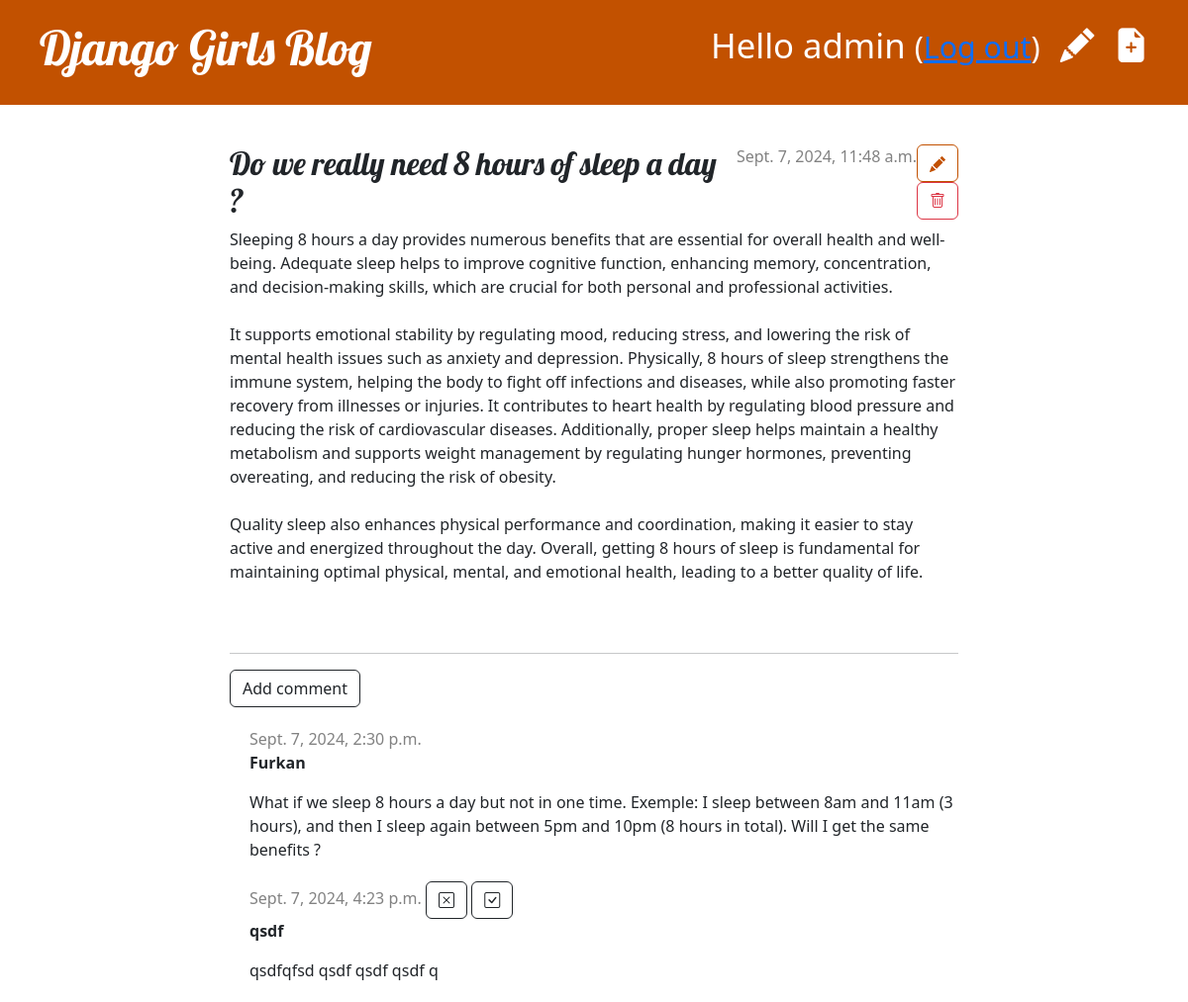
The page /post/8/ (signed in) on the database its author committed.
### blog/models.py (models this page shows, shortened)
class Post(models.Model):
    author = models.ForeignKey(settings.AUTH_USER_MODEL, on_delete=models.CASCADE)
    title = models.CharField(max_length=200)
    text = models.TextField()
    created_date = models.DateTimeField(default=timezone.now)
    published_date = models.DateTimeField(blank=True, null=True)

class Comment(models.Model):
    post = models.ForeignKey('blog.Post', on_delete=models.CASCADE, related_name='comments')
    author = models.CharField(max_length=200)
    text = models.TextField()
    created_date = models.DateTimeField(default=timezone.now)
    approved_comment = models.BooleanField(default=False)

### blog/views.py (the view)
# urls.py: path('post/<int:pk>/', views.post_detail, name='post_detail'),
def post_detail(request, pk):
    post = get_object_or_404(Post, pk=pk)
    return render(request, 'blog/post_detail.html', {'post': post})

### blog/templates/blog/post_detail.html (shortened to what this page needs)
{% extends 'blog/base.html' %}
{% block content %}
    <article class="post">
        {% if user.is_authenticated %}
        <aside class="actions">
            <a class="btn btn-secondary" href="{% url 'post_edit' pk=post.pk %}">
            </a>
            <form method="POST" action="{% url 'post_remove' pk=post.pk %}" class="post-form">{% csrf_token %}
                <button type="submit" class="btn btn-outline-danger" name="delete">
                    <i class="bi bi-trash"></i>
                </button>
            </form>
        </aside>
        {% endif %}
    {% if post.published_date %}
        <div class="date">
            {{ post.published_date }}
        </div>
    {% else %}
        <form method="POST" action="{% url 'post_publish' pk=post.pk %}"class="post-form">{% csrf_token %}
            <button type="submit" class="post btn btn-info" name="publish">Publish</button>
        </form>
    {% endif %}
        <h2>{{ post.title }}</h2>
        <p>{{ post.text|linebreaksbr }}</p>
    </article>
    <hr>
    <a type="button" class="btn btn-outline-dark" href="{% url 'add_comment_to_post' pk=post.pk %}">Add comment</a>
    {% for comment in post.comments.all %}
    {% if user.is_authenticated or comment.approved_comment %}
    <div class="comment">
        <div class="date">
            {{ comment.created_date }}
            {% if not comment.approved_comment %}
                <a class="btn btn-outline-dark" href="{% url 'comment_remove' pk=comment.pk %}">
                    <i class="bi bi-x-square"></i>
                </a>
                <a class="btn btn-outline-dark" href="{% url 'comment_approve' pk=comment.pk %}">
                    <i class="bi bi-check-square"></i>
                </a>
            {% endif %}
        </div>
        <strong>{{ comment.author }}</strong>
        <p>{{ comment.text|linebreaks }}</p>
    </div>
    {% endif %}
    {% empty %}
        <p>No comments here yet :(</p>
    {% endfor %}
{% endblock %}

### blog/templates/blog/base.html (shortened to what this page needs)
{% load static %}
<!DOCTYPE html>
<html>
    <head>
        <link href="https://cdn.jsdelivr.net/npm/bootstrap@5.3.3/dist/css/bootstrap.min.css" rel="stylesheet">
        <link rel="stylesheet" href="https://cdn.jsdelivr.net/npm/bootstrap-icons@1.11.3/font/bootstrap-icons.min.css">
        <link rel="stylesheet" href="{% static 'css/blog.css' %}">
    </head>
    <body>
        <div class="page-header">
            {% if user.is_authenticated %}
                <a href="{% url 'post_new' %}" class="top-menu"><i class="bi bi-file-earmark-plus-fill"></i></a>
                <a href="{% url 'post_draft_list' %}" class="top-menu"><i class="bi bi-pencil-fill"></i></a>
                <p class="top-menu">Hello {{ user.username }} <small>(<a href="{% url 'logout' %}">Log out</a>)</small></p>
            {% else %}
                <a href="{% url 'login' %}" class="top-menu"><i class="bi bi-lock-fill"></i></a>
            {% endif %}
            <h1><a href="/">Django Girls Blog</a></h1>
        </div>
        <div class="content container">
            <div class="row">
                <div class="col-md-8">
                {% block content %}
                {% endblock %}
                </div>
            </div>
        </div>
    </body>
</html>

### blog/static/css/blog.css (style rules this page uses)
.page-header { background-color: #C25100; margin-top: 0; margin-bottom: 40px; padding: 20px 20px 20px 40px; }
.page-header h1, .page-header h1 a, .page-header h1 a:visited, .page-header h1 a:active { color: #ffffff; font-size: 36pt; text-decoration: none; }
h1, h2, h3, h4 { font-family: 'Lobster', cursive; }
.date { color: #828282; }
.top-menu, .top-menu:hover, .top-menu:visited { color: #ffffff; float: right; font-size: 26pt; margin-right: 20px; }
.post { margin-bottom: 70px; }
.post > .date, .post > .actions { float: right; }
.btn-secondary, .btn-secondary:visited { color: #C25100; background: none; border-color: #C25100; }
.row { justify-content: center; }
.comment { margin: 20px 0 20px 20px; }

### rows shown on the page
Post: published_date "Sept. 7, 2024, 11:48 a.m.", title "Do we really need 8 hours of sleep a day ?", text "Sleeping 8 hours a day provides numerous benefits that are essential for overall health and well-being. Adequate sleep helps to improve cognitive function, enhancing memory, concentration, and decision-making skills, which are crucial for both personal and professional activities. It supports emotional stability by regulating mood, reducing stress, and lowering the risk of mental health issues such as anxiety and depression. Physically, 8 hours of sleep strengthens the immune system, helping the body to fight off infections and diseases, while also promoting faster recovery from illnesses or injuries. It contributes to heart health by regulating blood pressure and reducing the risk of…"
Comment: created_date "Sept. 7, 2024, 2:30 p.m.", author "Furkan", text "What if we sleep 8 hours a day but not in one time. Exemple: I sleep between 8am and 11am (3 hours), and then I sleep again between 5pm and 10pm (8 hours in total). Will I get the same benefits ?"
Comment: created_date "Sept. 7, 2024, 4:23 p.m.", approved_comment False (drawn), author "qsdf", text "qsdfqfsd qsdf qsdf qsdf q"

### other values the page prints
{{ user.username }} "admin"
